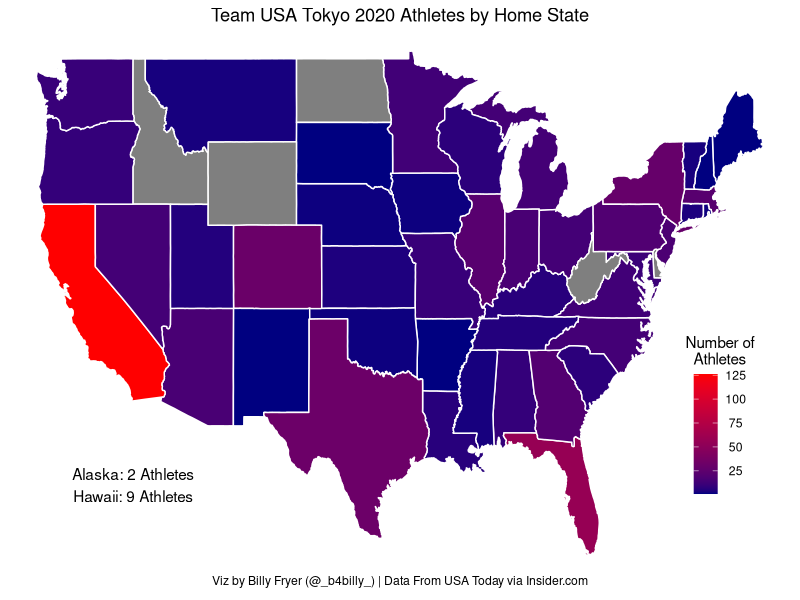

R code for this plot:
# Olympics Data Viz Project
# Day 12
# Billy Fryer

# Data from USA Today via Insider.com
# url: https://www.insider.com/states-team-usa-tokyo-olympics-2021-7

# Libraries
library(tidyverse)
library(ggthemes)
library(maps)

# Create Data set
states <- tolower(c("California", "Florida", "Texas",
                    "Colorado", "New York", "Illinois",
                    "Massachusetts", "Georgia", "Pennsylvania",
                    "New Jersey", "Arizona", "Indiana", 
                    "Michigan", "Nevada", "North Carolina",
                    "Ohio", "Minnesota", "Virginia",
                    "Maryland", "Missouri", "Washington",
                    "Alabama", "Hawaii", "Oregon",
                    "South Carolina", "Wisconsin", "Kentucky",
                    "Louisiana", "Tennessee", "Utah",
                    "Connecticut", "Kansas", "Mississippi",
                    "Montana", "Vermont", "Alaska",
                    "Deleware", "Iowa", "Nebraska",
                    "Oklahoma", "Rhode Island", "Arkansas",
                    "Maine", "New Hampshire", "New Mexico",
                    "South Dakota"
))

# Athlete Counts
athletes <- c(126, 56, 32, 
              31, 29, 22, 
              22, 20, 19, 
              17, 16, 16, 
              14, 14, 14,
              14, 13, 13,
              11, 10, 10,
              9, 9, 9,
              7, 7, 6,
              6, 5, 5,
              4, 4, 3,
              3, 3, 2,
              2, 2, 2,
              2, 2, 1,
              1, 1, 1,
              1
)

# Make it a Data Frame
states_data <- data.frame(states, athletes)

# Getting Map Data
states_map <- map_data("state")
total_map <- left_join(states_map, states_data,
                       by = c("region" = "states"))

### Plotting!
ggplot(total_map, aes(x = long, 
                      y = lat, 
                      group = group,
                      fill = athletes)) +
  # This draws the shape given by points
  geom_polygon(colour = "white") +
  # Continuous fill
  scale_fill_continuous(low = "navy",
                        high = "red") +
  # Labels and Titles
  labs(title = "Team USA Tokyo 2020 Athletes by Home State",
       caption = "Viz by Billy Fryer (@_b4billy_) | Data From USA Today via Insider.com",
       fill = "Number of\nAthletes") +
  # Void Theme
  theme_void() +
  theme(
    # Center Title and Caption
    plot.title = element_text(hjust = 0.5),
    plot.caption = element_text(hjust = 0.5,
                                vjust = 5),
    # Fill All Backgrounds with White
    plot.background = element_rect(color = "white"),
    panel.background = element_rect(color = "white"),
    # Legend Text Centering
    legend.text = element_text(hjust = 0.5),
    legend.title = element_text(hjust = 0.5),
    # Place Legend at a certain Point
    legend.position = c(.9, .3)
  ) +
  # Add Comment for Alaska and Hawaii
  annotate("text", label = "Alaska: 2 Athletes\nHawaii: 9 Athletes", 
           x = - 117, y = 28.5)


# ggsave("Day 12- Home State Map.png",
#        width = 6,
#        height = 4.75)

